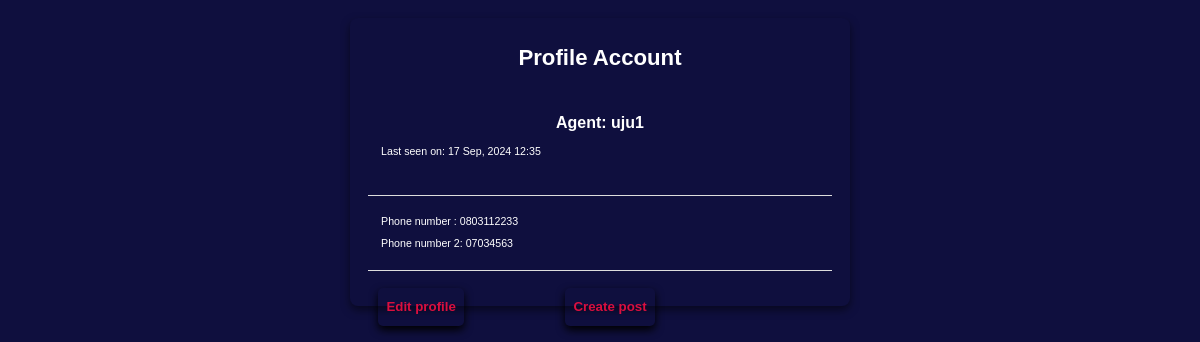
/account/ (signed in), run on an earlier commit of the app's database.
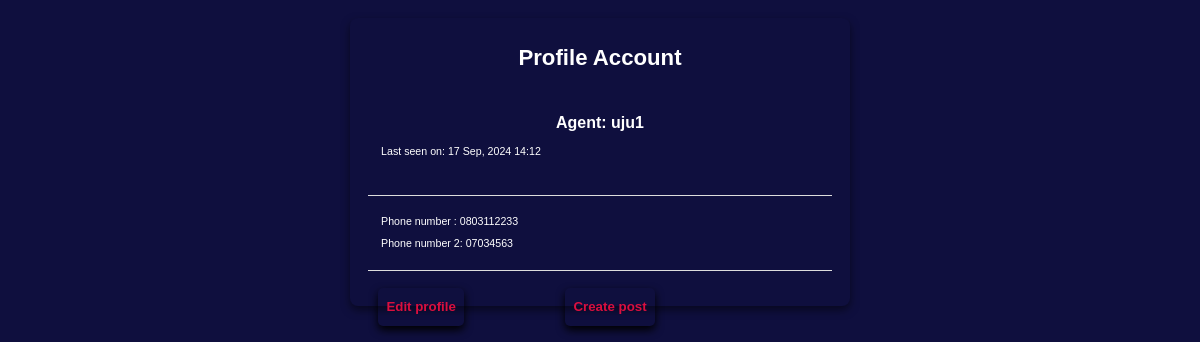
And on a later commit of the database.
### app/models.py (models this page shows, shortened)
class User(db.Model, UserMixin):
    id = db.Column(db.Integer, primary_key=True)
    first_name = db.Column(db.String(20), nullable=False)
    last_name = db.Column(db.String(20), nullable=False)
    username = db.Column(db.String(20), unique=True, nullable=False)
    email = db.Column(db.String(40), nullable=False)
    password_hash = db.Column(db.String(250), nullable=False)
    phone_number = db.Column(db.String(15), nullable=False)
    phone_number_2 = db.Column(db.String(15))
    last_seen = db.Column(db.DateTime, default=lambda: datetime.now(timezone.utc))
    posts = db.relationship(
        'Post', backref='agent', lazy=True)

### app/routes.py (the view)
@app.route('/account/')
@login_required
def account():
    user = User.query.all()
    return render_template('account.html', title='account page', user=user)

### app/models.py (called while the page is built)
@login.user_loader
def load_user(id):
    return User.query.get(int(id))

### app/routes.py (called while the page is built)
@app.before_request
def before_request():
    if current_user.is_authenticated:
        current_user.last_seen = datetime.now(timezone.utc)
        db.session.commit()

### app/templates/account.html (shortened to what this page needs)
{% extends 'base.html' %}
    {% block content %}
        <section class="empty__page_load">
            <h1>Profile Account</h1>
            <table>
                <tr>
                    <td >
                        <h1>Agent: {{ current_user.username }}</h1>
                        {% if current_user.last_seen %}<p>Last seen on: {{ current_user.last_seen.strftime(
                            '%d %b, %Y %H:%M') }}</p><br>
                        {% endif %}
                    </td>
                </tr>
                <tr>
                    <td>
                        <p>Phone number : {{ current_user.phone_number }}</p>
                        {% if current_user.phone_number_2 %}
                        <p>Phone number 2: {{ current_user.phone_number_2 }}</p>
                        {% endif %}
                    </td>
                </tr>
            </table>
           <div class="cont2">
                <small class="small1">
                    <a href="{{ url_for('edit_account') }}">Edit profile</a>
                </small>
                <small class="small2">
                    <a href="{{ url_for('new_post') }}">Create post</a>
                </small>
           </div>
        </section>
    {% endblock content %}

What changed in the data, as far as the page shows it:
changed User "uju1": last_seen "17 Sep, 2024 12:35" → "17 Sep, 2024 14:12"
